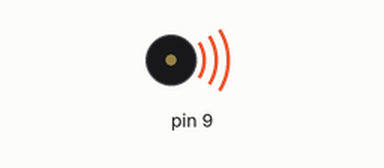
This sketch was run on a simulated Arduino Uno, built with avr-gcc and run on an emulated ATmega328P. Shown: buzzer (waves = sounding).

Above: at 0.1 s.
Timing chart, 0 to 6.8 s (numbered marks = the images above):
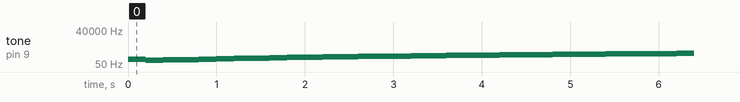

The sketch:

c_code.ino
```cpp
double i = 0;


// Initialise the program settings and configurations
void setup() {
	pinMode(9, OUTPUT);

}

// The void loop function runs over and over again forever.
void loop() {
  tone(9, 131);
  delay(200); // Wait for the given/defined milliseconds.
  for (i = 100; i <= 400; i += 10) {
    tone(9, i);
    delay(200); // Wait for the given/defined milliseconds.

  }
  noTone(9);
  delay(2000); // Wait for the given/defined milliseconds.
  tone(9, 10000);
  delay(2000); // Wait for the given/defined milliseconds.
}
```

Measured:
- by itself, tone on pin 9: plays 131 Hz for 0.20 s, 100 Hz for 0.20 s, 110 Hz for 0.20 s, 120 Hz for 0.20 s, 130 Hz for 0.20 s, 140 Hz for 0.20 s … (422 notes in this stretch)
